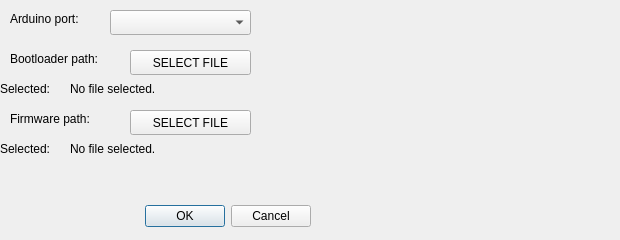
<?xml version="1.0" encoding="UTF-8"?>
<ui version="4.0">
 <class>settingsDialog</class>
 <widget class="QDialog" name="settingsDialog">
  <property name="geometry">
   <rect>
    <x>0</x>
    <y>0</y>
    <width>620</width>
    <height>240</height>
   </rect>
  </property>
  <property name="windowTitle">
   <string>Dialog</string>
  </property>
  <widget class="QDialogButtonBox" name="buttonBox">
   <property name="geometry">
    <rect>
     <x>10</x>
     <y>200</y>
     <width>301</width>
     <height>32</height>
    </rect>
   </property>
   <property name="orientation">
    <enum>Qt::Horizontal</enum>
   </property>
   <property name="standardButtons">
    <set>QDialogButtonBox::Cancel|QDialogButtonBox::Ok</set>
   </property>
  </widget>
  <widget class="QLabel" name="label">
   <property name="geometry">
    <rect>
     <x>10</x>
     <y>10</y>
     <width>101</width>
     <height>17</height>
    </rect>
   </property>
   <property name="text">
    <string>Arduino port:</string>
   </property>
  </widget>
  <widget class="QComboBox" name="portBox">
   <property name="geometry">
    <rect>
     <x>110</x>
     <y>10</y>
     <width>141</width>
     <height>25</height>
    </rect>
   </property>
  </widget>
  <widget class="QLabel" name="label_2">
   <property name="geometry">
    <rect>
     <x>10</x>
     <y>50</y>
     <width>121</width>
     <height>17</height>
    </rect>
   </property>
   <property name="text">
    <string>Bootloader path:</string>
   </property>
  </widget>
  <widget class="QPushButton" name="pushButton">
   <property name="geometry">
    <rect>
     <x>130</x>
     <y>50</y>
     <width>121</width>
     <height>25</height>
    </rect>
   </property>
   <property name="text">
    <string>SELECT FILE</string>
   </property>
  </widget>
  <widget class="QLabel" name="label_3">
   <property name="geometry">
    <rect>
     <x>0</x>
     <y>80</y>
     <width>61</width>
     <height>17</height>
    </rect>
   </property>
   <property name="text">
    <string>Selected:</string>
   </property>
  </widget>
  <widget class="QLabel" name="file_selected">
   <property name="geometry">
    <rect>
     <x>70</x>
     <y>80</y>
     <width>541</width>
     <height>17</height>
    </rect>
   </property>
   <property name="text">
    <string>No file selected.</string>
   </property>
  </widget>
  <widget class="QPushButton" name="pushButton_2">
   <property name="geometry">
    <rect>
     <x>130</x>
     <y>110</y>
     <width>121</width>
     <height>25</height>
    </rect>
   </property>
   <property name="text">
    <string>SELECT FILE</string>
   </property>
  </widget>
  <widget class="QLabel" name="label_4">
   <property name="geometry">
    <rect>
     <x>0</x>
     <y>140</y>
     <width>61</width>
     <height>17</height>
    </rect>
   </property>
   <property name="text">
    <string>Selected:</string>
   </property>
  </widget>
  <widget class="QLabel" name="label_5">
   <property name="geometry">
    <rect>
     <x>10</x>
     <y>110</y>
     <width>121</width>
     <height>17</height>
    </rect>
   </property>
   <property name="text">
    <string>Firmware path:</string>
   </property>
  </widget>
  <widget class="QLabel" name="file_selected_2">
   <property name="geometry">
    <rect>
     <x>70</x>
     <y>140</y>
     <width>541</width>
     <height>17</height>
    </rect>
   </property>
   <property name="text">
    <string>No file selected.</string>
   </property>
  </widget>
 </widget>
 <resources/>
 <connections>
  <connection>
   <sender>buttonBox</sender>
   <signal>accepted()</signal>
   <receiver>settingsDialog</receiver>
   <slot>accept()</slot>
   <hints>
    <hint type="sourcelabel">
     <x>248</x>
     <y>254</y>
    </hint>
    <hint type="destinationlabel">
     <x>157</x>
     <y>274</y>
    </hint>
   </hints>
  </connection>
  <connection>
   <sender>buttonBox</sender>
   <signal>rejected()</signal>
   <receiver>settingsDialog</receiver>
   <slot>reject()</slot>
   <hints>
    <hint type="sourcelabel">
     <x>316</x>
     <y>260</y>
    </hint>
    <hint type="destinationlabel">
     <x>286</x>
     <y>274</y>
    </hint>
   </hints>
  </connection>
 </connections>
</ui>
